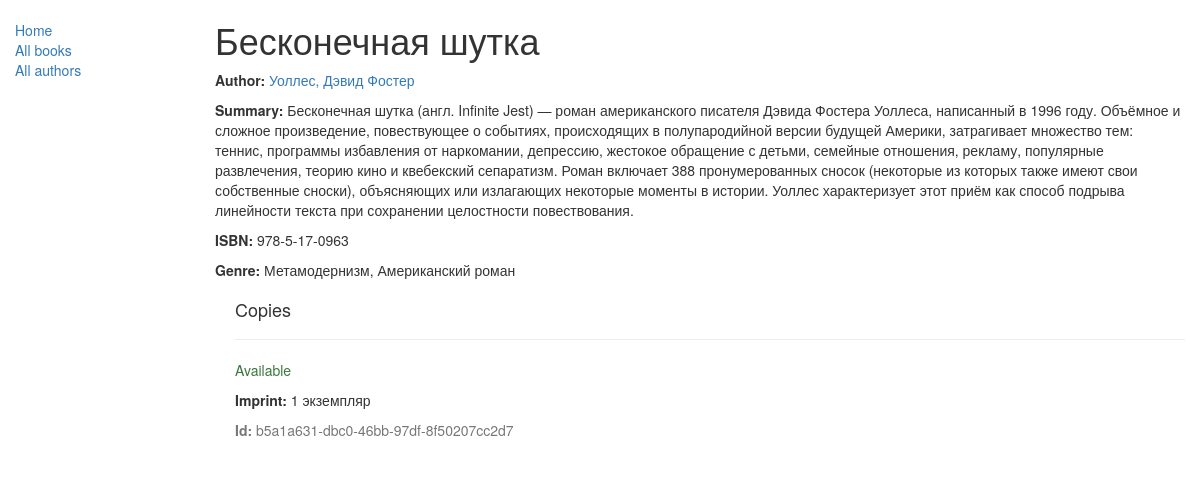
/catalog/book/1, run on the app's committed database.
### catalog/models.py (models this page shows, shortened)
class Book(models.Model):
    title = models.CharField(max_length=200)
    author = models.ForeignKey('Author', on_delete=models.SET_NULL, null=True)
    summary = models.TextField(max_length=1000, help_text="Enter a brief description of the book")
    isbn = models.CharField('ISBN',max_length=13, help_text='13 Character <a href="https://www.isbn-international.org/content/what-isbn">ISBN number</a>')
    genre = models.ManyToManyField(Genre, help_text="Select a genre for this book")
    def display_genre(self):
        """
        Creates a string for the Genre. This is required to display genre in Admin.
        """
        return ', '.join([ genre.name for genre in self.genre.all()[:3] ])
    display_genre.short_description = 'Genre'

class Author(models.Model):
    first_name = models.CharField(max_length=100)
    last_name = models.CharField(max_length=100)
    date_of_birth = models.DateField(null=True, blank=True)
    date_of_death = models.DateField('Died', null=True, blank=True)
    def __str__(self):
        return '%s, %s' % (self.last_name, self.first_name)

class Genre(models.Model):
    name = models.CharField(max_length=200, help_text="Enter a book genre (e.g. Science Fiction, French Poetry etc.)")
    def __str__(self):
        return self.name

class BookInstance(models.Model):
    id = models.UUIDField(primary_key=True, default=uuid.uuid4, help_text="Unique ID for this particular book across whole library")
    book = models.ForeignKey('Book', on_delete=models.SET_NULL, null=True)
    imprint = models.CharField(max_length=200)
    due_back = models.DateField(null=True, blank=True)
    LOAN_STATUS = (
        ('m', 'Maintenance'),
        ('o', 'On loan'),
        ('a', 'Available'),
        ('r', 'Reserved'),
    )
    status = models.CharField(max_length=1, choices=LOAN_STATUS, blank=True, default='m', help_text='Book availability')
    class Meta:
        ordering = ["due_back"]

### catalog/views.py (the view)
# urls.py: url(r'^book/(?P<pk>\d+)$', views.BookDetailView.as_view(), name='book-detail'),
class BookDetailView(generic.DetailView):
    model = Book

### catalog/templates/catalog/book_detail.html (shortened to what this page needs)
{% extends "base_generic.html" %}
{% block content %}
  <h1>{{ book.title }}</h1>
  <p><strong>Author:</strong> <a href="{% url 'author-detail' book.author.pk %}">{{ book.author }}</a></p>
  <p><strong>Summary:</strong> {{ book.summary }}</p>
  <p><strong>ISBN:</strong> {{ book.isbn }}</p>
  <p><strong>Genre:</strong> {% for genre in book.genre.all %} {{ genre }}{% if not forloop.last %}, {% endif %}{% endfor %}</p>
  <div style="margin-left:20px;margin-top:20px">
    <h4>Copies</h4>
    {% for copy in book.bookinstance_set.all %}
    <hr>
    <p class="{% if copy.status == 'a' %}text-success{% elif copy.status == 'd' %}text-danger{% else %}text-warning{% endif %}">{{ copy.get_status_display }}</p>
    <p><strong>Imprint:</strong> {{copy.imprint}}</p>
    <p class="text-muted"><strong>Id:</strong> {{copy.id}}</p>
    {% endfor %}
  </div>
{% endblock %}

### data on the page
Book: title "Бесконечная шутка", author "Уоллес, Дэвид Фостер", summary "Бесконечная шутка (англ. Infinite Jest) — роман американского писателя Дэвида Фостера Уоллеса, написанный в 1996 году. Объёмное и сложное произведение, повествующее о событиях, происходящих в полупародийной версии будущей Америки, затрагивает множество тем: теннис, программы избавления от наркомании, депрессию, жестокое обращение с детьми, семейные отношения, рекламу, популярные развлечения, теорию кино и квебекский сепаратизм. Роман включает 388 пронумерованных сносок (некоторые из которых также имеют свои собственные сноски), объясняющих или излагающих некоторые моменты в истории. Уоллес характеризует этот приём как способ подрыва линейности текста при сохранении целостности повествования.", isbn "978-5-17-0963"
Genre: name "Метамодернизм"
Genre: name "Американский роман"
BookInstance: status "Available", imprint "1 экземпляр", id "b5a1a631-dbc0-46bb-97df-8f50207cc2d7"
